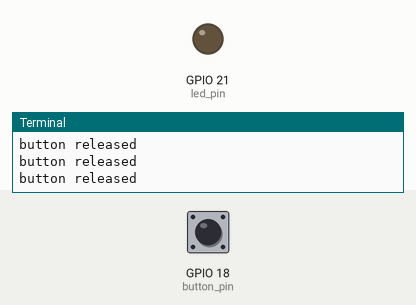
Simulated run of this program. Board: Raspberry Pi (BCM pin numbers). Shown: output pins drawn as LEDs (lit = HIGH), the last lines printed to the terminal. Inputs (shaded band) come from the test bench; at power-on: GPIO 18 (button_pin) LOW.

Above: at 1.2 s.
1.3 s: GPIO 18 (button_pin) pulled HIGH for 0.15 s
At 1.4 s:
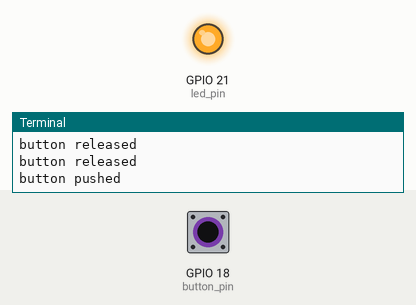
3.0 s: GPIO 18 (button_pin) pulled HIGH for 3.2 s
At 6.6 s:
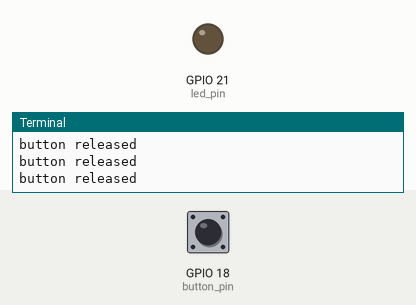
Timing chart, 0 to 8.1 s (numbered marks = the images above; inputs shaded):
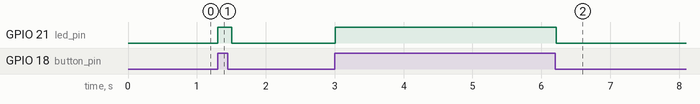

Measured:
- after the input at 1.3 s, GPIO 21 (led_pin): LOW → HIGH at once, → LOW 0.20 s later
- after the input at 3.0 s, GPIO 21 (led_pin): LOW → HIGH at once, → LOW 3.2 s later

The program:

GPIO-set.py
```python
import RPi.GPIO as GPIO
import time

# Setup GPIO
GPIO.setmode(GPIO.BCM)
button_pin = 18
led_pin = 21

GPIO.setup(button_pin, GPIO.IN, pull_up_down=GPIO.PUD_DOWN)
GPIO.setup(led_pin, GPIO.OUT)

# Main loop
try:
    while True:
        if GPIO.input(button_pin):
            GPIO.output(led_pin, True)  # LED ON
            print("button pushed")
        else:
            GPIO.output(led_pin, False) # LED OFF
            print('button released')
        time.sleep(0.1)
except KeyboardInterrupt:
    print("Gracefully disconnecting.")

finally:
    GPIO.cleanup()  # This ensures cleanup always runs
    print("GPIO cleanup done!")
```
